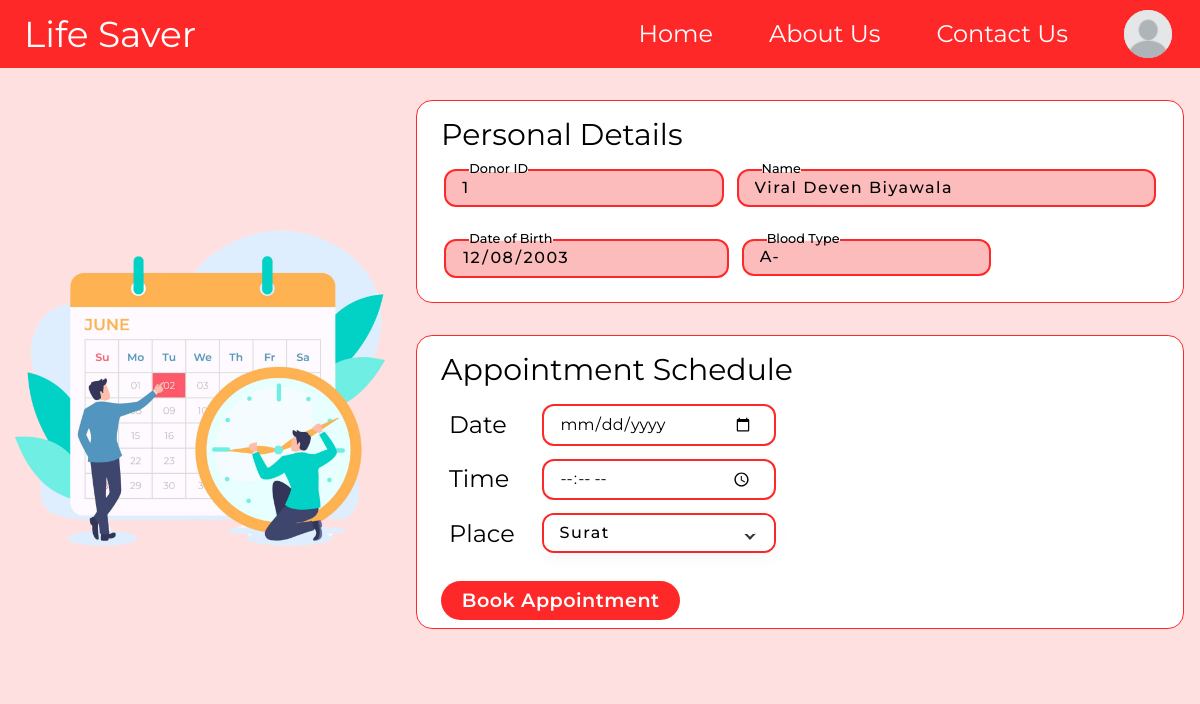
Before: /appointment (signed in) with the older database file.
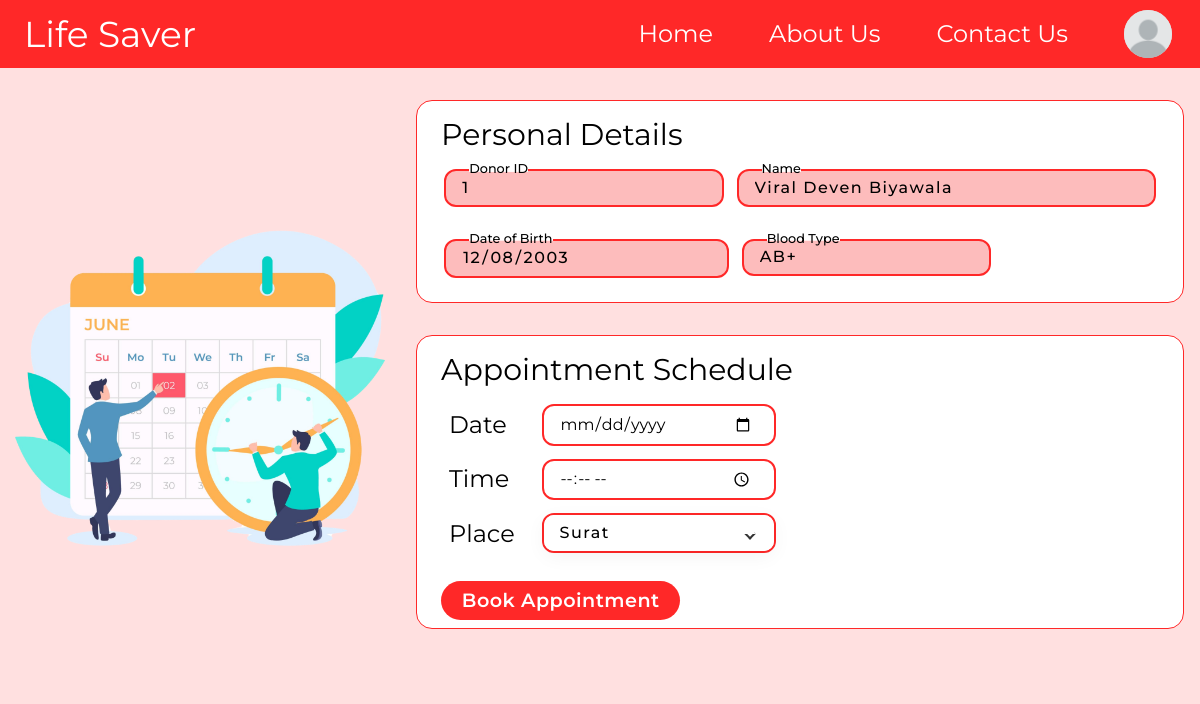
After: the same page with the newer database file.
### app/models.py (models this page shows)
class Donor(UserMixin,db.Model):
    donor_id = db.Column(db.Integer, primary_key=True, autoincrement=True)
    d_email_id = db.Column(db.String(120), db.ForeignKey('r_donor.d_email_id'))
    first_name = db.Column(db.String(50), nullable=False)
    middle_name = db.Column(db.String(50), nullable=False)
    last_name = db.Column(db.String(50), nullable=False)
    date_of_birth = db.Column(db.Date, nullable=False)
    gender = db.Column(db.String(10), nullable=False)
    contact_phone = db.Column(db.Integer, nullable=False)
    contact_address = db.Column(db.String(300), nullable=False)
    city = db.Column(db.String(20), nullable=False)
    blood_type = db.Column(db.String(5), nullable=False)
    r_donor = db.relationship("RDonor", backref="donors")

### app/routes.py (the view)
@app.route('/appointment')
@login_required
@user_required
def appointment():
    src = "../static/images/profile.png"
    user = current_user if current_user.is_authenticated and not current_user.has_role('admin')  else None
    full_name = user.name
    name_parts = full_name.split()
    initials = "".join([name[0] for name in name_parts])
    donor = Donor.query.filter_by(d_email_id=user.d_email_id).first()
    if donor:
        allowed_extensions = ['jpg', 'jpeg', 'png']
        for extension in allowed_extensions:
            image_path = f"/home/MHADJANGO/BBMS/app/static/images/{donor.donor_id}.{extension}"
            if os.path.isfile(image_path) == True:
                src = f"../static/images/{donor.donor_id}.{extension}"
        return render_template('Donor/form.html',data=donor, src = src,cities=cities)
    else:
        flash("Fill the Donor Information")
        return redirect(url_for('profile'))

### app/models.py (called while the page is built)
    def has_role(self, role):
        return role in self.roles

### app/routes.py (called while the page is built, shortened)
def user_required(f):
    @wraps(f)
    def decorated_function(*args, **kwargs):
        if current_user.is_authenticated:
            if current_user.has_role('donor'):
                return f(*args, **kwargs)
            else:
                return redirect(url_for('Admin'))
        else:
            return f(*args, **kwargs)
    return decorated_function

@login_manager.user_loader
def load_user(user_id):
    donor = RDonor.query.get(user_id)
    if donor:
        return donor

### app/templates/Donor/form.html (shortened to what this page needs)
<!DOCTYPE html>
<html lang="en">
<head>
    <script src="https://cdn.tailwindcss.com"></script>
    <link rel="stylesheet" href="{{ url_for('static', filename='profile.css') }}">
</head>
<body class="bg-[#FFE0E0]">
    <nav class="bg-[#FF2828] w-full flex py-[7px] text-white text-[24px]  max-[884px]:hidden">
        <div class="flex items-center
            w-[20%]
        ml-[24px] text-[36px]  hover:tracking-[0.1em]
        transition-all duration-700 cursor-pointer
                    ">
            <a href="{{url_for('index')}}">Life Saver</a>
        </div>
        <div class=" flex w-[80%] justify-end items-center">
            <div class="cursor-pointer hover:border-b-[2px] hover:border-white transition-all duration-100 mx-[28px] ">
                <a href="{{url_for('index')}}">Home</a>
            </div>
            <div class="cursor-pointer hover:border-b-[2px] hover:border-white transition-all duration-100 mx-[28px] ">
                <a>About Us</a>
            </div>
            <div class="cursor-pointer hover:border-b-[2px] hover:border-white transition-all duration-100 mx-[28px] ">
                <a href="{{url_for('about')}}">Contact Us</a>
            </div>
            {% if user is none %}
            <div
                class="log--in cursor-pointer hover:border-b-[2px] hover:border-white transition-all duration-100 mx-[28px]">
                <a href="{{url_for('login')}}">Login</a>
            </div>
            {% else %}
            <div class="nav-btn p-dropdown input ">
                <div class="temp flex items-center">
                    <button class="inline mx-[28px]" onclick="showItemS()">
                        <img src="{{ src }}" id="profile-pic-main" alt=""
                            class="rounded-full bg-[#d9d9d9]  w-[48px] h-[48px] cursor-pointer ">
                    </button>
                </div>
            </div>
            {% endif %}
        </div>
    </nav>
    <div class="  mt-[1rem]   flex ">
        <div style="background-image: url('../static/images/calendar.png')"
            class="f-left   w-1/3 bg-contain bg-no-repeat bg-center max-[850px]:hidden">
        </div>
        <div class="f-right w-2/3 flex flex-col  justify-center p-[1rem] max-[850px]:w-full">
            <div class="personal-details bg-white rounded-2xl border border-[#FF2828] pb-[0.5rem]">
                <h3 class="text-3xl pt-[1rem] px-[1.5rem] max-[530px]:text-center max-[450px]:text-2xl max-[450px]:font-[500] max-[342px]:text-xl ">Personal Details</h3>
                <div class="1 flex max-[450px]:flex-col max-[450px]:space-x-[0rem] space-x-[0.8rem] px-[1.7rem]">
                    <div class="donor-id input-container w-[40%]   max-[450px]:w-full">
                        <input type="text" name="ID" class="input" value="{{ data.donor_id}}" readonly>
                        <label for="">Donor ID</label>
                        <span>Donor ID</span>
                    </div>
                    <div class="form-name input-container w-[60%]  max-[450px]:w-full">
                        <input type="text" name="Name" class="input"
                            value="{{data.first_name + ' ' + data.middle_name + ' ' + data.last_name }}" readonly>
                        <label for="">Name</label>
                        <span>Name</span>
                    </div>
                </div>
                <div class="2 flex max-[450px]:flex-col max-[450px]:space-x-[0rem] space-x-[0.8rem] px-[1.7rem] ">
                    <div class="dob input-container focus strict  w-[40%]  max-[450px]:w-full">
                        <input type="date" name="ID" class="input" value="{{data.date_of_birth}}" readonly>
                        <label for="">Date of Birth</label>
                        <span>Date of Birth</span>
                    </div>
                    <div class="BloodType input-container w-[35%] max-[600px]:w-[60%] max-[450px]:w-full">
                        <input type="text" name="Name" class="input" value="{{ data.blood_type}}" readonly>
                        <label for="">Blood Type</label>
                        <span>Blood Type</span>
                    </div>
                </div>
            </div>
            <form method="POST" action="booking">
                <div class="appointment-schedule bg-white rounded-2xl border border-[#FF2828]
            pb-[0.5rem] my-[2rem]">
                    <h3 class="text-3xl pt-[1rem] px-[1.5rem] max-[530px]:text-center max-[450px]:text-2xl max-[450px]:font-[500] max-[342px]:text-xl ">Appointment Schedule</h3>
                    <div class="flex flex-col mt-[1rem] px-[1.5rem]  space-y-[0.8rem]  w-[50%] max-[1000px]:w-[60%] max-[665px]:w-[70%] max-[530px]:w-full max-[530px]:items-center">
                        <div class="dt  w-full flex">
                            <div class="label w-[30%] text-2xl   py-[0.3rem] pl-[0.5rem] pr-[3rem] max-[450px]:text-xl max-[342px]:text-lg">Date</div>
                            <input type="date" required name="date" id=""
                                class="block w-[70%] border-[2px] border-[#FF2828] rounded-[12px]  bg-transparent">
                        </div>
                        <div class="time  w-full flex ">
                            <div class="label w-[30%] text-2xl   py-[0.3rem] pl-[0.5rem] pr-[3rem] max-[450px]:text-xl max-[342px]:text-lg">Time</div>
                            <input type="time" required name="time" id=""
                                class="block w-[70%] border-[2px] border-[#FF2828] rounded-[12px]  bg-transparent">
                        </div>
                        <div class="time  w-full flex ">
                            <div class="label w-[30%] text-2xl   py-[0.3rem] pl-[0.5rem] pr-[3rem] max-[450px]:text-xl max-[342px]:text-lg">Place</div>
                            <div class="input-container w-[70%] -mt-[0.03rem]">
                                <div class="dropdown input">
                                  <input
                                    type="text"
                                    class="textBoxCity"
                                    value="{{ data.city }}"
                                    name="place"
                                    id="CitytextBox"
                                    required
                                  />
                                </div>
                              </div>
                        </div>
                        <input type="submit" value="Book Appointment" class="btnbook bg-[#ff2828]">
                    </div>
            </form>
        </div>
    </div>
</body>
</html>

### app/static/profile.css (style rules this page uses)
body { font-family: 'Montserrat', sans-serif; }
:root { --text-sm:1rem; --text-md:2rem; --text-lg:2.5rem; --text-elg:3rem; --text-xxl:3.5rem; --border-rad-main:1.5rem; --border-rad:2rem; --primary-color:#ff2828; }
.input-container { position: relative; margin:1rem 0; }
.input-container input { width:100%; }
.input-container .input, .input-container .gender, .input-container .date { width:100%; outline: none; background: none; border: 2px solid #ff2828; color:black; padding: 0.3rem 1rem; font-weight: 500; font-size: 1rem; letter-spacing: 1.5px; border-radius: 12px; transition: 0.3s; }
.donor-id .input, .personal-details .input, .mail-id .input { background-color: #fa4a4a5e; }
.input-container label { position: absolute; top:50%; left:15px; transform: translateY(-50%); padding: 0 0rem; color:black; font-weight: 500; pointer-events: none; z-index: 1000; transition: 0.5s; font-size: 1.1rem; }
.input-container span { position: absolute; top:0; left:25px; transform: translateY(-50%); font-size: 0.8rem; padding: 0 0rem; color:transparent; font-weight: 500; pointer-events: none; z-index: 500; transition: 0.5s; }
.input-container span::before, .input-container span::after { content: ""; position: absolute; width: 10%; opacity: 0; transition: 0.3s; height: 5px; background-color: #fff; top:50%; transform: translateY(-50%); }
.input-container span::before { left: 50%; }
.input-container span::after { right: 50%; }
.input-container.focus label { top:0; transform: translateY(-50%); left:25px; font-size: 0.8rem; }
.input-container.focus span::before, .input-container.focus span::after { width: 50%; opacity: 1; }
.p-dropdown { position: relative; }
.dropdown { position: relative; width: 300px; height: 40px; }
.dropdown::before { content: ""; position: absolute; width:8px; height: 8px; right:20px; top:15px; z-index: 10; border: 2px solid #333; border-top: 2px solid #fff; border-right: 2px solid #fff; transform: rotate(-45deg); transition: 0.5s; pointer-events: none; }
.dropdown input { position: absolute; outline: none; border: none; top:0; left:0; width:100%; height: 100%; cursor: pointer; background: #fff; box-shadow: 0 5px 20px rgba(0,0,0,0.05); padding: 12px 20px; border-radius: 10px; }
.appointment-schedule input { outline: none; }
.appointment-schedule input[type='date'], .appointment-schedule input[type='text'], .appointment-schedule input[type='time'] { padding-left:1rem ; padding-right:1.3rem ; }
.btnbook { width:fit-content; padding: 0.6rem 1.30rem; font-size: 1.2rem; font-weight: 600; color: white; line-height: 1; letter-spacing: 0.03rem; border-radius: 20px; outline: none; cursor: pointer; transition: 0.5s ease-in-out; margin: 0; }

Changed rows visible on the page:
changed Donor "Viral Deven Biyawala": Name "A-" → "AB+"
